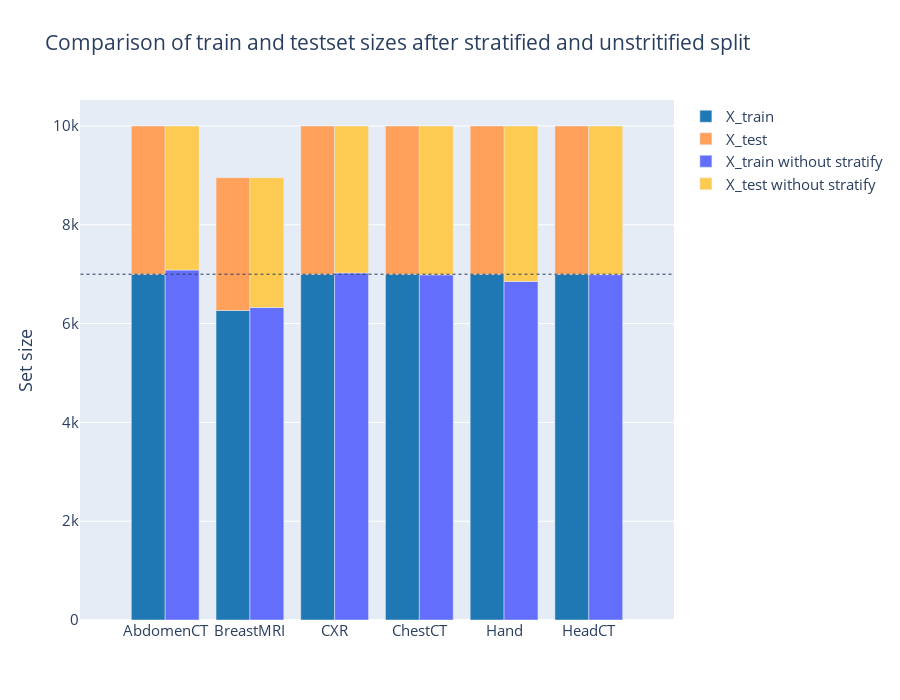

Notebook cell for this chart:
### Markdown cell above
Compare both split types:

### Code cell
fig = go.Figure(
    data = [
      go.Bar(name="X_train", 
             x=labels, y=labels_cnt_train, 
             offsetgroup=0, marker_color='#1F77B4'),
      go.Bar(name="X_test", x=labels, y=labels_cnt_test, 
             offsetgroup=0, base=labels_cnt_train, marker_color='#FFA15A'),
      go.Bar(name="X_train without stratify", x=labels, y=labels_cnt_train_v2, 
             offsetgroup=1, marker_color='#636EFA'),
      go.Bar(name="X_test without stratify", x=labels, y=labels_cnt_test_v2, 
             offsetgroup=1, base=labels_cnt_train_v2, marker_color='#FECB52')
        ],

    layout=go.Layout(
      title='Comparison of train and testset sizes after stratified and unstritified split',
      yaxis_title='Set size', height=700, font=dict(size=15))
)

fig.add_shape(type='line', x0=-1, y0=7000, x1=6, y1=7000, line=dict(width=1, dash='dot'))

fig.show()

### Figure 1 — Plotly figure (JSON) as saved in the notebook; plotly's stock layout.template omitted (floating-point values rounded to 4 significant figures)
{"data": [{"marker": {"color": "#1F77B4"}, "name": "X_train", "offsetgroup": "0", "type": "bar", "x": ["AbdomenCT", "BreastMRI", "CXR", "ChestCT", "Hand", "HeadCT"], "y": [7000, 6267, 7000, 7000, 7000, 7000]}, {"base": [7000, 6267, 7000, 7000, 7000, 7000], "marker": {"color": "#FFA15A"}, "name": "X_test", "offsetgroup": "0", "type": "bar", "x": ["AbdomenCT", "BreastMRI", "CXR", "ChestCT", "Hand", "HeadCT"], "y": [3000, 2687, 3000, 3000, 3000, 3000]}, {"marker": {"color": "#636EFA"}, "name": "X_train without stratify", "offsetgroup": "1", "type": "bar", "x": ["AbdomenCT", "BreastMRI", "CXR", "ChestCT", "Hand", "HeadCT"], "y": [7085, 6325, 7024, 6988, 6853, 6992]}, {"base": [7085, 6325, 7024, 6988, 6853, 6992], "marker": {"color": "#FECB52"}, "name": "X_test without stratify", "offsetgroup": "1", "type": "bar", "x": ["AbdomenCT", "BreastMRI", "CXR", "ChestCT", "Hand", "HeadCT"], "y": [2915, 2629, 2976, 3012, 3147, 3008]}], "layout": {"font": {"size": 15}, "height": 700, "shapes": [{"line": {"dash": "dot", "width": 1}, "type": "line", "x0": -1, "x1": 6, "y0": 7000, "y1": 7000}], "title": {"text": "Comparison of train and testset sizes after stratified and unstritified split"}, "yaxis": {"title": {"text": "Set size"}}}}
